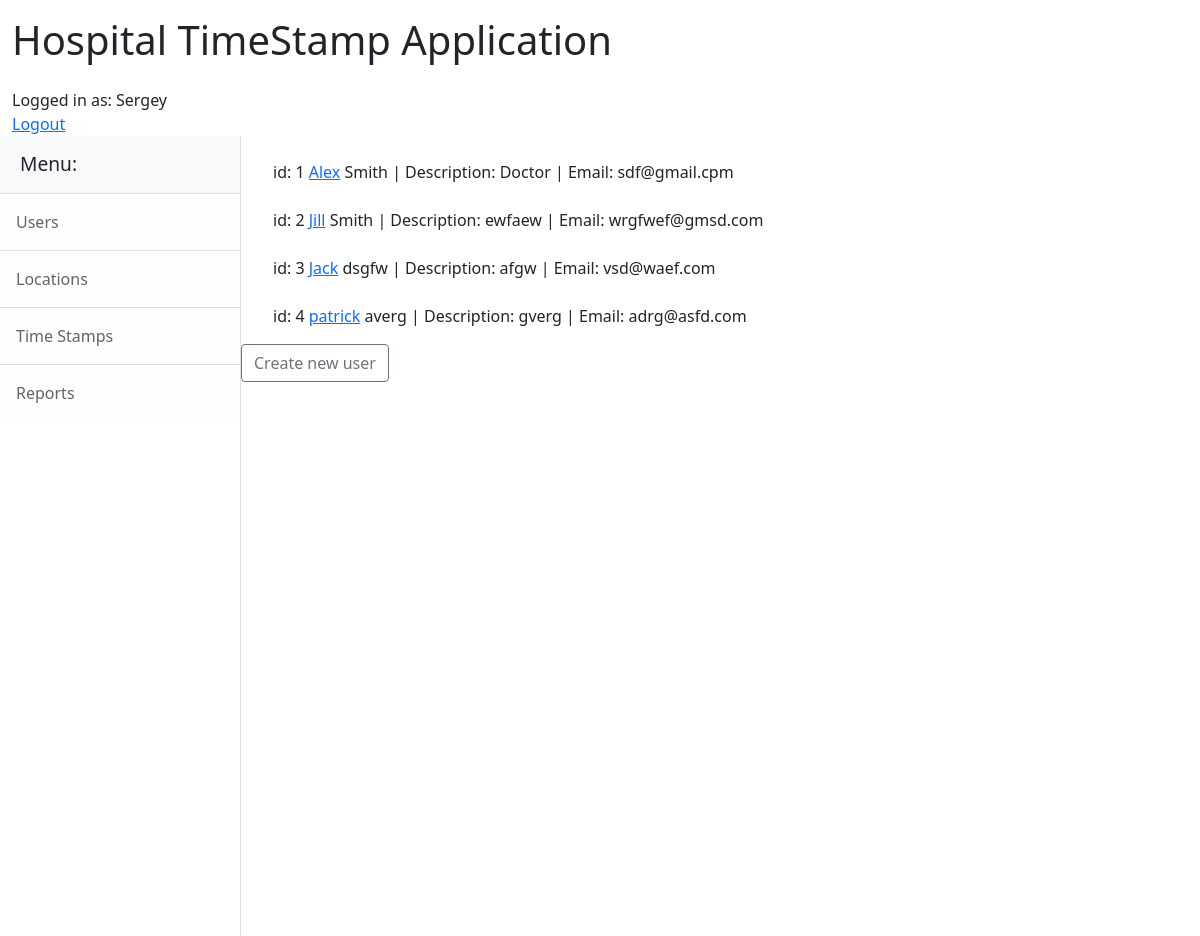
Page /core/users/ (signed in) on the committed database.
### core/models.py (models this page shows, shortened)
class User(models.Model):
    firstName = models.CharField( max_length=50, null= False)
    lastName = models.CharField( max_length=100, null= False)
    description = models.CharField(max_length=500 , null = True)
    email = models.EmailField( max_length = 254, null=True)
    user = models.ForeignKey(User, on_delete = CASCADE, default = 1 )
    email_conf = models.BooleanField(default = False) # if its admin a

### core/views.py (the view)
# urls.py: path('users/', users_page.as_view() , name='users'),
class users_page(UserPassesTestMixin, ListView):
    model = User
    template_name = 'users.html'
    context_object_name = 'users'
    def test_func(self):
        return self.request.user.groups.filter(name='admin').exists()

### core/templates/users.html
{% extends 'main.html'%}
{% block content %}
<form>
    <div id="sidebar">
            <ul>
                {% for u in users %}
                    <br>id: {{ u.id }} <a href="{% url 'core:user_details' u.id %}">{{ u.firstName}}</a> {{ u.lastName }} | Description: {{ u.description }} | Email:  {{ u.email }}</br>
                {% endfor %}
            </ul>
    </div>
    <a class="btn btn-outline-secondary" href="{% url 'core:create_user'%}">Create new user</a>
</form>
{% endblock content %}

### core/templates/main.html (shortened to what this page needs)
{% load static %}
<!DOCTYPE html>
<html lang="en">
<html>
            <div class="container-fluid">
                <div class="row zsx">
                        <p class="vcenter">
                        <h1> Hospital TimeStamp Application</h1>
                        </p>
                    </div>
                    {% if user.is_authenticated %}
                        <a>Logged in as: {{ user.username }}</a>
                        <br><a href="{% url 'logout' %}">Logout</a></br>
                    {% else %}
                        <li><a href="{% url 'login' %}">Login<a></li>
                    {% endif %}
            </div>
<body>
    <head>
        <link rel="stylesheet" href="{% static 'css/main.css' %}">
    </head>
        <div class="d-flex" id="wrapper">
            <div class="border-end bg-white" id="sidebar-wrapper">
                <div class="sidebar-heading border-bottom bg-light">Menu:</div>
                <div class="list-group list-group-flush">
                    <a class="list-group-item list-group-item-action list-group-item-light p-3" href="{% url 'core:users'%}">Users</a>
                    <a class="list-group-item list-group-item-action list-group-item-light p-3" href="{% url 'core:locations'%}">Locations</a>
                    <a class="list-group-item list-group-item-action list-group-item-light p-3" href="{% url 'core:stamps'%}">Time Stamps</a>
                    <a class="list-group-item list-group-item-action list-group-item-light p-3" href="{% url 'core:reports'%}">Reports</a>
                </div>
            </div>
            {% block content %}{% endblock content %}
        </div>
</body>
</html>

### rows in the picture
User: id "1", firstName "Alex", lastName "Smith", description "Doctor", email "sdf@gmail.cpm"
User: id "2", firstName "Jill", lastName "Smith", description "ewfaew", email "wrgfwef@gmsd.com"
User: id "3", firstName "Jack", lastName "dsgfw", description "afgw", email "vsd@waef.com"
User: id "4", firstName "patrick", lastName "averg", description "gverg", email "adrg@asfd.com"

### other values in the picture
{{ user.username }} "Sergey"
